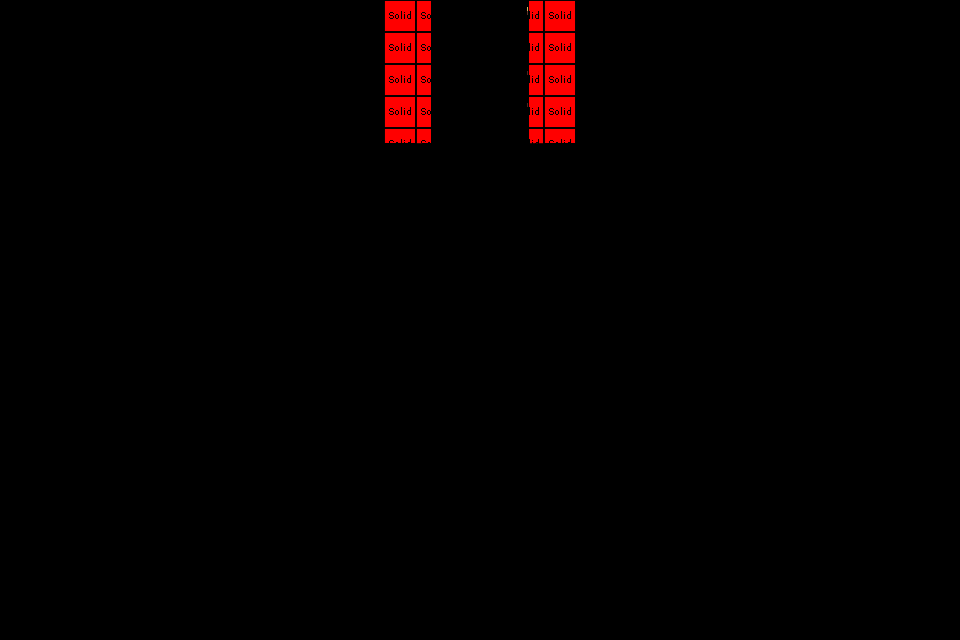

A 2D game scene composited from a Tiled map and its tileset images. What follows is a short description and the map's XML, with every tile layer's data as written:
An orthogonal 30x20 tile map with 32x32 px tiles, 2 tile layers (mur, collision), 1 hidden layer not drawn, 2 tilesets.

<map version="1.4" tiledversion="1.4.3" orientation="orthogonal" renderorder="right-down" width="30" height="20" tilewidth="32" tileheight="32" infinite="0" nextlayerid="10" nextobjectid="1">
 <tileset firstgid="1" source="../dungeon.tsx" />
 <tileset firstgid="401" source="../collision.tsx" />
 <layer id="3" name="mur" width="30" height="20">
  <data encoding="csv">
0,0,0,0,0,0,0,0,0,0,0,0,322,323,385,385,321,322,0,0,0,0,0,0,0,0,0,0,0,0,
0,0,0,0,0,0,0,0,0,0,0,0,342,343,106,106,341,342,0,0,0,0,0,0,0,0,0,0,0,0,
0,0,0,0,0,0,0,0,0,0,0,0,362,363,106,106,361,362,0,0,0,0,0,0,0,0,0,0,0,0,
0,0,0,0,0,0,0,0,0,0,0,0,362,363,106,106,361,362,0,0,0,0,0,0,0,0,0,0,0,0,
0,0,0,0,0,0,0,0,0,0,0,0,382,383,106,106,381,382,0,0,0,0,0,0,0,0,0,0,0,0,
0,0,0,0,0,0,0,0,0,0,0,0,0,0,0,0,0,0,0,0,0,0,0,0,0,0,0,0,0,0,
0,0,0,0,0,0,0,0,0,0,0,0,0,0,0,0,0,0,0,0,0,0,0,0,0,0,0,0,0,0,
0,0,0,0,0,0,0,0,0,0,0,0,0,0,0,0,0,0,0,0,0,0,0,0,0,0,0,0,0,0,
0,0,0,0,0,0,0,0,0,0,0,0,0,0,0,0,0,0,0,0,0,0,0,0,0,0,0,0,0,0,
0,0,0,0,0,0,0,0,0,0,0,0,0,0,0,0,0,0,0,0,0,0,0,0,0,0,0,0,0,0,
0,0,0,0,0,0,0,0,0,0,0,0,0,0,0,0,0,0,0,0,0,0,0,0,0,0,0,0,0,0,
0,0,0,0,0,0,0,0,0,0,0,0,0,0,0,0,0,0,0,0,0,0,0,0,0,0,0,0,0,0,
0,0,0,0,0,0,0,0,0,0,0,0,0,0,0,0,0,0,0,0,0,0,0,0,0,0,0,0,0,0,
0,0,0,0,0,0,0,0,0,0,0,0,0,0,0,0,0,0,0,0,0,0,0,0,0,0,0,0,0,0,
0,0,0,0,0,0,0,0,0,0,0,0,0,0,0,0,0,0,0,0,0,0,0,0,0,0,0,0,0,0,
0,0,0,0,0,0,0,0,0,0,0,0,0,0,0,0,0,0,0,0,0,0,0,0,0,0,0,0,0,0,
0,0,0,0,0,0,0,0,0,0,0,0,0,0,0,0,0,0,0,0,0,0,0,0,0,0,0,0,0,0,
0,0,0,0,0,0,0,0,0,0,0,0,0,0,0,0,0,0,0,0,0,0,0,0,0,0,0,0,0,0,
0,0,0,0,0,0,0,0,0,0,0,0,0,0,0,0,0,0,0,0,0,0,0,0,0,0,0,0,0,0,
0,0,0,0,0,0,0,0,0,0,0,0,0,0,0,0,0,0,0,0,0,0,0,0,0,0,0,0,0,0
</data>
 </layer>
 <layer id="5" name="porte" width="30" height="20" visible="0">
  <data encoding="csv">
0,0,0,0,0,0,0,0,0,0,0,0,141,142,142,142,142,143,0,0,0,0,0,0,0,0,0,0,0,0,
0,0,0,0,0,0,0,0,0,0,0,0,161,162,162,162,162,163,0,0,0,0,0,0,0,0,0,0,0,0,
0,0,0,0,0,0,0,0,0,0,0,0,181,182,182,182,182,183,0,0,0,0,0,0,0,0,0,0,0,0,
0,0,0,0,0,0,0,0,0,0,0,0,181,182,182,182,182,183,0,0,0,0,0,0,0,0,0,0,0,0,
0,0,0,0,0,0,0,0,0,0,0,0,201,202,202,202,202,203,0,0,0,0,0,0,0,0,0,0,0,0,
0,0,0,0,0,0,0,0,0,0,0,0,0,0,0,0,0,0,0,0,0,0,0,0,0,0,0,0,0,0,
0,0,0,0,0,0,0,0,0,0,0,0,0,0,0,0,0,0,0,0,0,0,0,0,0,0,0,0,0,0,
0,0,0,0,0,0,0,0,0,0,0,0,0,0,0,0,0,0,0,0,0,0,0,0,0,0,0,0,0,0,
0,0,0,0,0,0,0,0,0,0,0,0,0,0,0,0,0,0,0,0,0,0,0,0,0,0,0,0,0,0,
0,0,0,0,0,0,0,0,0,0,0,0,0,0,0,0,0,0,0,0,0,0,0,0,0,0,0,0,0,0,
0,0,0,0,0,0,0,0,0,0,0,0,0,0,0,0,0,0,0,0,0,0,0,0,0,0,0,0,0,0,
0,0,0,0,0,0,0,0,0,0,0,0,0,0,0,0,0,0,0,0,0,0,0,0,0,0,0,0,0,0,
0,0,0,0,0,0,0,0,0,0,0,0,0,0,0,0,0,0,0,0,0,0,0,0,0,0,0,0,0,0,
0,0,0,0,0,0,0,0,0,0,0,0,0,0,0,0,0,0,0,0,0,0,0,0,0,0,0,0,0,0,
0,0,0,0,0,0,0,0,0,0,0,0,0,0,0,0,0,0,0,0,0,0,0,0,0,0,0,0,0,0,
0,0,0,0,0,0,0,0,0,0,0,0,0,0,0,0,0,0,0,0,0,0,0,0,0,0,0,0,0,0,
0,0,0,0,0,0,0,0,0,0,0,0,0,0,0,0,0,0,0,0,0,0,0,0,0,0,0,0,0,0,
0,0,0,0,0,0,0,0,0,0,0,0,0,0,0,0,0,0,0,0,0,0,0,0,0,0,0,0,0,0,
0,0,0,0,0,0,0,0,0,0,0,0,0,0,0,0,0,0,0,0,0,0,0,0,0,0,0,0,0,0,
0,0,0,0,0,0,0,0,0,0,0,0,0,0,0,0,0,0,0,0,0,0,0,0,0,0,0,0,0,0
</data>
 </layer>
 <layer id="9" name="collision" width="30" height="20">
  <data encoding="csv">
0,0,0,0,0,0,0,0,0,0,0,0,401,409,410,410,408,401,0,0,0,0,0,0,0,0,0,0,0,0,
0,0,0,0,0,0,0,0,0,0,0,0,401,409,410,410,408,401,0,0,0,0,0,0,0,0,0,0,0,0,
0,0,0,0,0,0,0,0,0,0,0,0,401,409,410,410,408,401,0,0,0,0,0,0,0,0,0,0,0,0,
0,0,0,0,0,0,0,0,0,0,0,0,401,409,410,410,408,401,0,0,0,0,0,0,0,0,0,0,0,0,
0,0,0,0,0,0,0,0,0,0,0,0,406,417,410,410,416,406,0,0,0,0,0,0,0,0,0,0,0,0,
0,0,0,0,0,0,0,0,0,0,0,0,0,0,0,0,0,0,0,0,0,0,0,0,0,0,0,0,0,0,
0,0,0,0,0,0,0,0,0,0,0,0,0,0,0,0,0,0,0,0,0,0,0,0,0,0,0,0,0,0,
0,0,0,0,0,0,0,0,0,0,0,0,0,0,0,0,0,0,0,0,0,0,0,0,0,0,0,0,0,0,
0,0,0,0,0,0,0,0,0,0,0,0,0,0,0,0,0,0,0,0,0,0,0,0,0,0,0,0,0,0,
0,0,0,0,0,0,0,0,0,0,0,0,0,0,0,0,0,0,0,0,0,0,0,0,0,0,0,0,0,0,
0,0,0,0,0,0,0,0,0,0,0,0,0,0,0,0,0,0,0,0,0,0,0,0,0,0,0,0,0,0,
0,0,0,0,0,0,0,0,0,0,0,0,0,0,0,0,0,0,0,0,0,0,0,0,0,0,0,0,0,0,
0,0,0,0,0,0,0,0,0,0,0,0,0,0,0,0,0,0,0,0,0,0,0,0,0,0,0,0,0,0,
0,0,0,0,0,0,0,0,0,0,0,0,0,0,0,0,0,0,0,0,0,0,0,0,0,0,0,0,0,0,
0,0,0,0,0,0,0,0,0,0,0,0,0,0,0,0,0,0,0,0,0,0,0,0,0,0,0,0,0,0,
0,0,0,0,0,0,0,0,0,0,0,0,0,0,0,0,0,0,0,0,0,0,0,0,0,0,0,0,0,0,
0,0,0,0,0,0,0,0,0,0,0,0,0,0,0,0,0,0,0,0,0,0,0,0,0,0,0,0,0,0,
0,0,0,0,0,0,0,0,0,0,0,0,0,0,0,0,0,0,0,0,0,0,0,0,0,0,0,0,0,0,
0,0,0,0,0,0,0,0,0,0,0,0,0,0,0,0,0,0,0,0,0,0,0,0,0,0,0,0,0,0,
0,0,0,0,0,0,0,0,0,0,0,0,0,0,0,0,0,0,0,0,0,0,0,0,0,0,0,0,0,0
</data>
 </layer>
</map>
